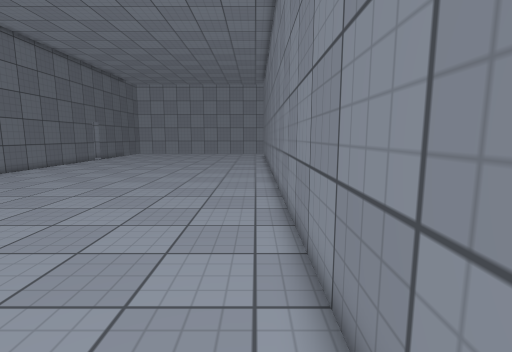
View 1 (above)

18 first-person views from a walk through a Unity game level. The camera is 1.3 m above the floor, tilts 8° down and sees 85° across. The floor is counted in squares, 0.53 m on a side. Each view is taken from the middle of a square. On the plan, view 1 faces up. The plan holds only what a view shows up to about 18 squares ahead; the rest is blank. The place goes on beyond the plan. The player character is not drawn. Door leaves are left out, so doorways stand open. Surface patterns are stand-ins for the level's own textures.

View 2
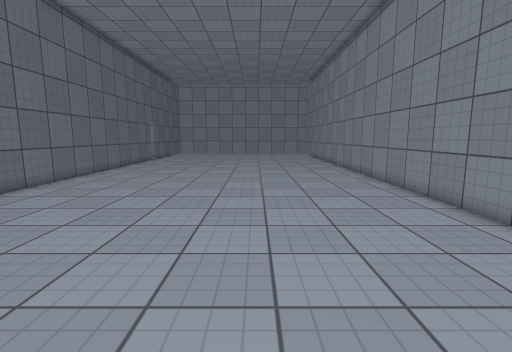

View 3
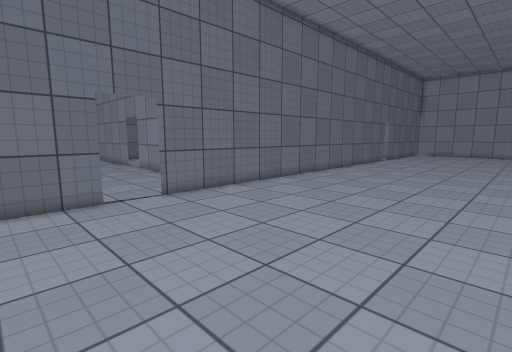

View 4
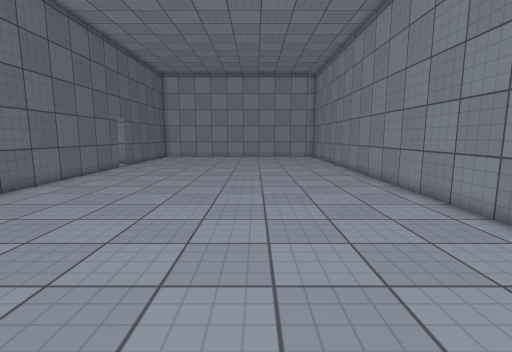

View 5
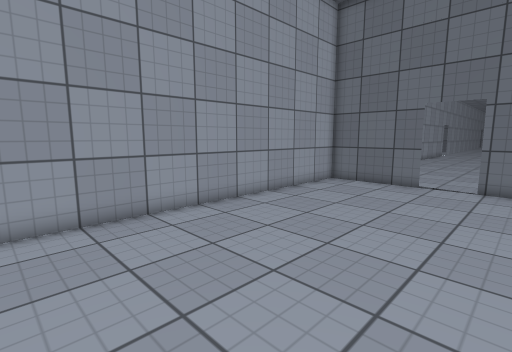

View 6
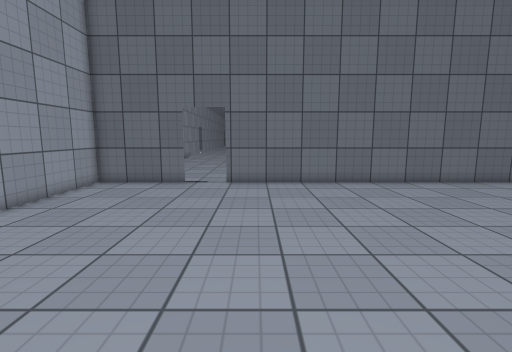

View 7
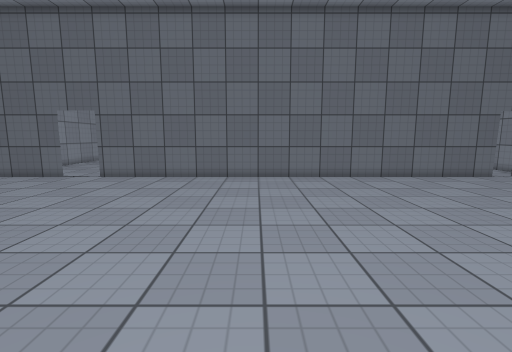

View 8
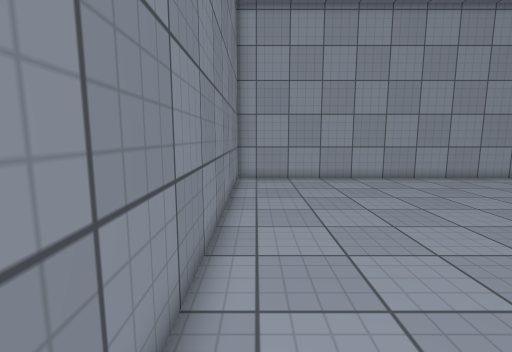

View 9
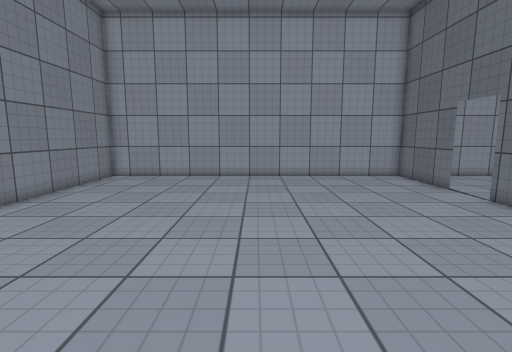

View 10
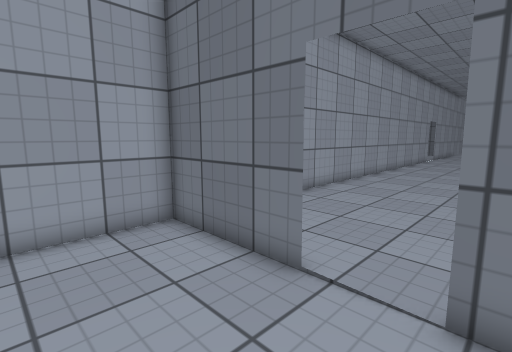

View 11
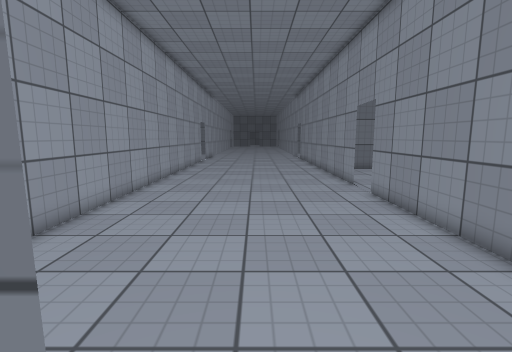

View 12
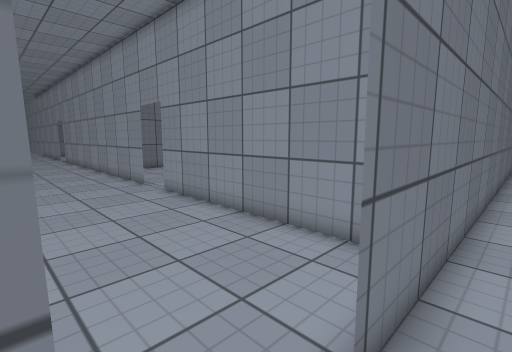

View 13
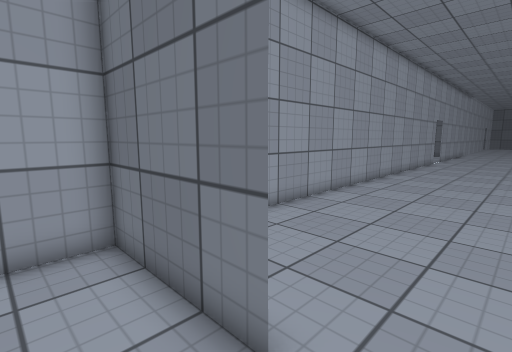

View 14
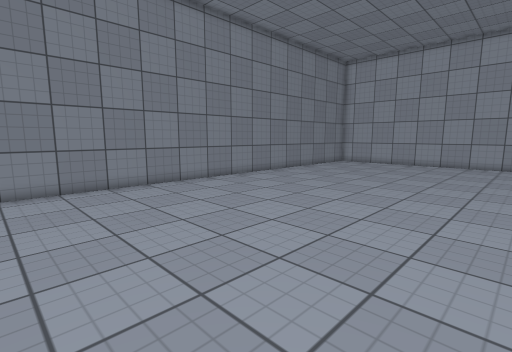

View 15
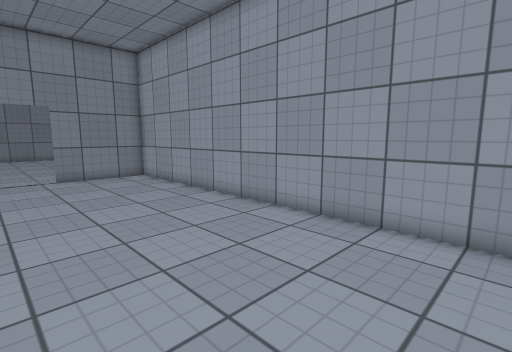

View 16
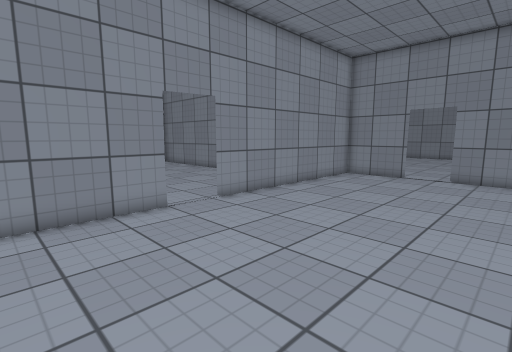

View 17
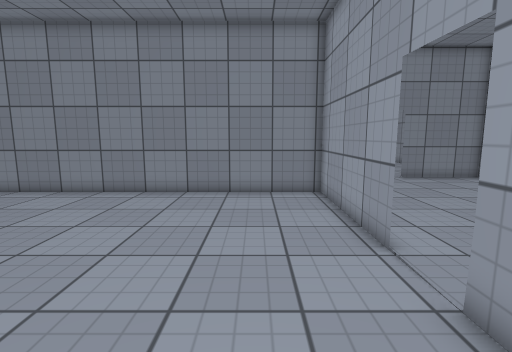

View 18
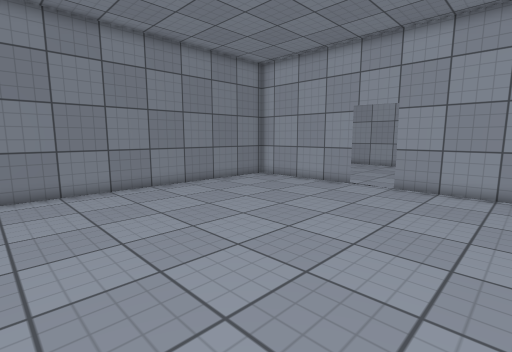

### Floor plan
Points are (right, up) in squares from view 1. A wall is a line through its corners. A room is listed if a view was taken in it or the views show most of it. See-through windows are left out.
Room 1 (views 1, 2, 3, 4, 5, 6, 7, 8, 9, 10, 11, 12, 13, 14)
walls: (-17.1, 3.2) (-17.1, -1.6); (-16.9, -1.6) (1.1, -1.6) (1.1, 25.2); (-17.1, 25.5) (-17.1, 5.2)
ways out: opening at (-17, 4.5) to room 2
Room 2 (views 15, 16)
walls: (-30.2, 9.1) (-35.5, 9.1); (-17.1, 5.2) (-17.1, 7.9); (-18.2, 9.1) (-28.2, 9.1); (-34.9, -1.6) (-16.9, -1.6); (-17.1, -1.6) (-17.1, 3.1)
ways out: opening at (-17, 4.5) to room 1; opening at (-29.5, 9) to room 3
Room 3 (views 17, 18)
walls: (-28.2, 9.1) (-21.6, 9.1) (-21.6, 23.5); (-34.6, 9.1) (-30.4, 9.1)
ways out: opening at (-29.5, 9) to room 2

Where each view was taken, in squares from view 1:
view 1: 0 up, 0 right, facing up
view 2: 0 up, 6 left, facing up
view 3: 0 up, 6 left, facing up-left
view 4: 7 up, 6 left, facing up
view 5: 7 up, 2 left, facing down-left
view 6: 7 up, 2 left, facing left
view 7: 15 up, 0 right, facing left
view 8: 15 up, 0 right, facing down
view 9: 16 up, 8 left, facing down
view 10: 6 up, 13 left, facing down-left
view 11: 4 up, 16 left, facing left
view 12: 3 up, 16 left, facing up-left
view 13: 5 up, 15 left, facing down-left
view 14: 25 up, 13 left, facing down-right
view 15: 6 up, 35 left, facing down-right
view 16: 0 up, 35 left, facing up-right
view 17: 12 up, 34 left, facing right
view 18: 23 up, 35 left, facing down-right
